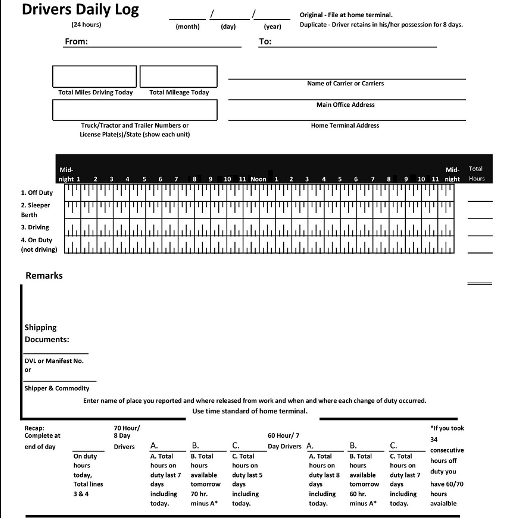
#> input picture backend/api/assets/blank-paper-log.png, 513 x 518 px; its folder holds only this picture in this run
$ python -i log_generator.py   (imports and definitions only)
#> lines starting #> are read from the running program, lines starting #| are printed output that depends on the picture; after the words box and inside, x2 and y2 are one past the last pixel; in counts of white or black regions, pixels touching at a corner belong together
import os
import cv2
import uuid
import numpy as np
from PIL import Image, ImageDraw, ImageFont

SCALE_FACTOR = 3

import urllib.request

# [13 lines left out: function get_font, not called in this run]

def get_grid_coordinates(image_path):
#> called with image_path = '../assets/blank-paper-log.png'
    fallback = (200, 1800, 400, 450, 500, 550, 750, 690)

    if not os.path.exists(image_path):
        return fallback

    img = cv2.imread(image_path, cv2.IMREAD_GRAYSCALE)
#> img is the input picture: shape (518, 513); min 0, max 255, mean 227.5
    if img is None:
        return fallback

    _, thresh = cv2.threshold(img, 127, 255, cv2.THRESH_BINARY_INV)
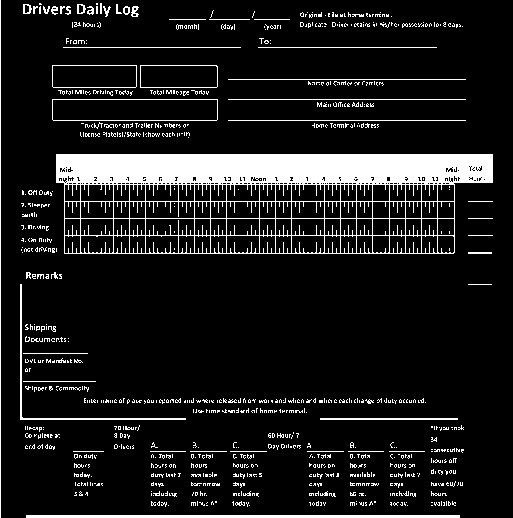
#> thresh: shape (518, 513); 11% white; 834 white regions (761 under 20 px)
    contours, _ = cv2.findContours(thresh, cv2.RETR_LIST, cv2.CHAIN_APPROX_SIMPLE)
#> contours = 1255 contours, 1153 with area under 20; largest, box (x1, y1, x2, y2) and area: (56, 154, 493, 254) 39897, (52, 99, 218, 121) 3464, (52, 99, 218, 121) 3463, (52, 65, 137, 88) 1847, (52, 65, 137, 88) 1846

    if not contours:
        return fallback

    grid_contour = max(contours, key=cv2.contourArea)
#> grid_contour = contour of 12 points, box (x1, y1, x2, y2) (56, 154, 493, 254), area 39897
    hx, hy, hw, hh = cv2.boundingRect(grid_contour)
#> hx = 56; hy = 154; hw = 437; hh = 100

    GRID_ORIGIN_X = int(hx + (hw * 0.055))
#> GRID_ORIGIN_X = 80
    GRID_END_X = int(hx + (hw * 0.89))
#> GRID_END_X = 444

    Y_OFF_DUTY = int(hy + (hh * 0.30))
#> Y_OFF_DUTY = 184
    Y_SLEEPER = int(hy + (hh * 0.50))
#> Y_SLEEPER = 204
    Y_DRIVING = int(hy + (hh * 0.70))
#> Y_DRIVING = 224
    Y_ON_DUTY = int(hy + (hh * 0.90))
#> Y_ON_DUTY = 244

    GRID_BOTTOM_Y = int(hy + hh)
#> GRID_BOTTOM_Y = 254
    REMARKS_Y = int(GRID_BOTTOM_Y + 60)
#> REMARKS_Y = 314

    return GRID_ORIGIN_X, GRID_END_X, Y_OFF_DUTY, Y_SLEEPER, Y_DRIVING, Y_ON_DUTY, REMARKS_Y, GRID_BOTTOM_Y


# [138 lines left out: function generate_logs, not called in this run]

>>> result = get_grid_coordinates('../assets/blank-paper-log.png')
#> result = (80, 444, 184, 204, 224, 244, 314, 254)
